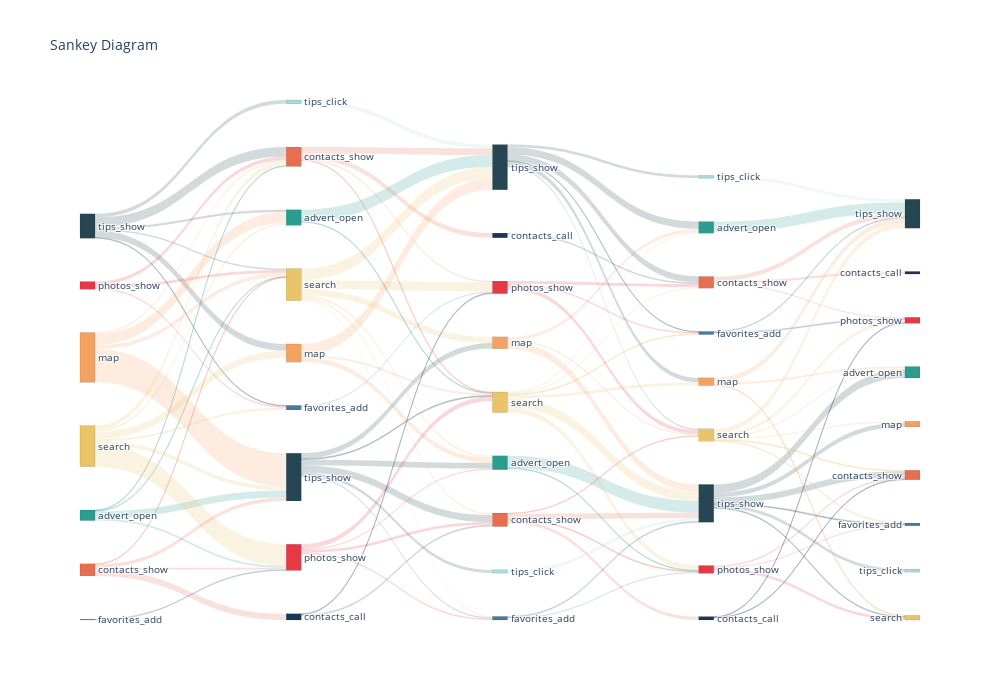

Notebook code for this chart:
### Code cell
def plot_senkey_diagram(data_dict=data_for_plot):    
    
    """
    Функция для генерации объекта диаграммы Сенкей 
    
    Args:
        data_dict (dict): словарь со списками данных для построения.
        
    Returns:
        plotly.graph_objs._figure.Figure: объект изображения.
    """
    
    fig = go.Figure(data=[go.Sankey(
        domain = dict(
          x =  [0,1],
          y =  [0,1]
        ),
        orientation = "h",
        valueformat = ".0f",
        node = dict(
          pad = 50,
          thickness = 15,
          line = dict(color = "black", width = 0.1),
          label = data_dict['labels'],
          color = data_dict['colors_labels']
        ),
        link = dict(
          source = data_dict['sources'],
          target = data_dict['targets'],
          value = data_dict['values'],
          label = data_dict['link_text'],
          color = data_dict['link_color']
      ))])
    fig.update_layout(title_text="Sankey Diagram", font_size=10, width=1000, height=700)
    
    # возвращаем объект диаграммы
    return fig
  

# сохраняем диаграмму в переменную
senkey_diagram = plot_senkey_diagram()
senkey_diagram.show()

### Figure 1 — Plotly figure (JSON) as saved in the notebook; plotly's stock layout.template omitted (floating-point values rounded to 4 significant figures)
{"data": [{"domain": {"x": [0, 1], "y": [0, 1]}, "link": {"color": ["rgba(42, 157, 143, 0.2)", "rgba(42, 157, 143, 0.2)", "rgba(42, 157, 143, 0.2)", "rgba(42, 157, 143, 0.2)", "rgba(38, 70, 83, 0.2)", "rgba(38, 70, 83, 0.2)", "rgba(38, 70, 83, 0.2)", "rgba(38, 70, 83, 0.2)", "rgba(38, 70, 83, 0.2)", "rgba(38, 70, 83, 0.2)", "rgba(233, 196, 106, 0.2)", "rgba(233, 196, 106, 0.2)", "rgba(233, 196, 106, 0.2)", "rgba(233, 196, 106, 0.2)", "rgba(233, 196, 106, 0.2)", "rgba(233, 196, 106, 0.2)", "rgba(244, 162, 97, 0.2)", "rgba(244, 162, 97, 0.2)", "rgba(244, 162, 97, 0.2)", "rgba(244, 162, 97, 0.2)", "rgba(231, 111, 81, 0.2)", "rgba(231, 111, 81, 0.2)", "rgba(231, 111, 81, 0.2)", "rgba(231, 111, 81, 0.2)", "rgba(230, 57, 70, 0.2)", "rgba(230, 57, 70, 0.2)", "rgba(230, 57, 70, 0.2)", "rgba(69, 123, 157, 0.2)", "rgba(38, 70, 83, 0.2)", "rgba(38, 70, 83, 0.2)", "rgba(38, 70, 83, 0.2)", "rgba(38, 70, 83, 0.2)", "rgba(38, 70, 83, 0.2)", "rgba(38, 70, 83, 0.2)", "rgba(233, 196, 106, 0.2)", "rgba(233, 196, 106, 0.2)", "rgba(233, 196, 106, 0.2)", "rgba(233, 196, 106, 0.2)", "rgba(233, 196, 106, 0.2)", "rgba(233, 196, 106, 0.2)", "rgba(244, 162, 97, 0.2)", "rgba(244, 162, 97, 0.2)", "rgba(244, 162, 97, 0.2)", "rgba(42, 157, 143, 0.2)", "rgba(42, 157, 143, 0.2)", "rgba(168, 218, 220, 0.2)", "rgba(230, 57, 70, 0.2)", "rgba(230, 57, 70, 0.2)", "rgba(230, 57, 70, 0.2)", "rgba(230, 57, 70, 0.2)", "rgba(29, 53, 87, 0.2)", "rgba(29, 53, 87, 0.2)", "rgba(231, 111, 81, 0.2)", "rgba(231, 111, 81, 0.2)", "rgba(231, 111, 81, 0.2)", "rgba(231, 111, 81, 0.2)", "rgba(69, 123, 157, 0.2)", "rgba(42, 157, 143, 0.2)", "rgba(42, 157, 143, 0.2)", "rgba(244, 162, 97, 0.2)", "rgba(244, 162, 97, 0.2)", "rgba(244, 162, 97, 0.2)", "rgba(38, 70, 83, 0.2)", "rgba(38, 70, 83, 0.2)", "rgba(38, 70, 83, 0.2)", "rgba(38, 70, 83, 0.2)", "rgba(38, 70, 83, 0.2)", "rgba(38, 70, 83, 0.2)", "rgba(233, 196, 106, 0.2)", "rgba(233, 196, 106, 0.2)", "rgba(233, 196, 106, 0.2)", "rgba(233, 196, 106, 0.2)", "rgba(233, 196, 106, 0.2)", "rgba(233, 196, 106, 0.2)", "rgba(231, 111, 81, 0.2)", "rgba(231, 111, 81, 0.2)", "rgba(231, 111, 81, 0.2)", "rgba(231, 111, 81, 0.2)", "rgba(230, 57, 70, 0.2)", "rgba(230, 57, 70, 0.2)", "rgba(230, 57, 70, 0.2)", "rgba(168, 218, 220, 0.2)", "rgba(29, 53, 87, 0.2)", "rgba(69, 123, 157, 0.2)", "rgba(69, 123, 157, 0.2)", "rgba(38, 70, 83, 0.2)", "rgba(38, 70, 83, 0.2)", "rgba(38, 70, 83, 0.2)", "rgba(38, 70, 83, 0.2)", "rgba(38, 70, 83, 0.2)", "rgba(38, 70, 83, 0.2)", "rgba(42, 157, 143, 0.2)", "rgba(231, 111, 81, 0.2)", "rgba(231, 111, 81, 0.2)", "rgba(231, 111, 81, 0.2)", "rgba(168, 218, 220, 0.2)", "rgba(69, 123, 157, 0.2)", "rgba(69, 123, 157, 0.2)", "rgba(230, 57, 70, 0.2)", "rgba(230, 57, 70, 0.2)", "rgba(230, 57, 70, 0.2)", "rgba(244, 162, 97, 0.2)", "rgba(244, 162, 97, 0.2)", "rgba(244, 162, 97, 0.2)", "rgba(29, 53, 87, 0.2)", "rgba(29, 53, 87, 0.2)", "rgba(233, 196, 106, 0.2)", "rgba(233, 196, 106, 0.2)", "rgba(233, 196, 106, 0.2)", "rgba(233, 196, 106, 0.2)", "rgba(233, 196, 106, 0.2)", "rgba(233, 196, 106, 0.2)"], "label": ["68.3%", "6.4%", "19.3%", "5.9%", "5.5%", "27.9%", "9.2%", "15.4%", "38.8%", "3.2%", "9.3%", "17.0%", "5.5%", "52.5%", "10.4%", "5.3%", "66.9%", "7.6%", "22.3%", "3.1%", "28.1%", "5.2%", "14.7%", "51.9%", "34.9%", "44.5%", "20.5%", "100.0%", "24.5%", "23.6%", "4.0%", "29.8%", "13.6%", "4.5%", "6.7%", "19.2%", "35.9%", "6.5%", "28.3%", "3.4%", "27.1%", "62.8%", "10.1%", "95.0%", "5.0%", "100.0%", "11.1%", "47.4%", "27.4%", "14.2%", "67.3%", "32.7%", "49.6%", "6.5%", "9.2%", "34.6%", "100.0%", "94.2%", "5.8%", "60.9%", "27.1%", "12.0%", "32.2%", "27.1%", "12.0%", "2.8%", "20.1%", "5.8%", "45.4%", "5.6%", "5.8%", "4.6%", "23.4%", "15.2%", "51.8%", "8.1%", "33.0%", "7.1%", "33.5%", "18.0%", "48.4%", "100.0%", "100.0%", "38.1%", "61.9%", "34.9%", "26.6%", "18.8%", "3.5%", "12.4%", "3.7%", "100.0%", "54.4%", "15.0%", "30.6%", "100.0%", "41.9%", "58.1%", "27.9%", "51.0%", "21.2%", "23.1%", "63.9%", "12.9%", "50.0%", "50.0%", "10.6%", "42.1%", "7.7%", "9.4%", "24.7%", "5.5%"], "source": [0, 0, 0, 0, 1, 1, 1, 1, 1, 1, 2, 2, 2, 2, 2, 2, 3, 3, 3, 3, 4, 4, 4, 4, 5, 5, 5, 7, 8, 8, 8, 8, 8, 8, 9, 9, 9, 9, 9, 9, 10, 10, 10, 11, 11, 12, 13, 13, 13, 13, 14, 14, 15, 15, 15, 15, 16, 17, 17, 18, 18, 18, 19, 19, 19, 19, 19, 19, 20, 20, 20, 20, 20, 20, 21, 21, 21, 21, 22, 22, 22, 23, 24, 25, 25, 26, 26, 26, 26, 26, 26, 27, 28, 28, 28, 29, 30, 30, 31, 31, 31, 32, 32, 32, 33, 33, 34, 34, 34, 34, 34, 34], "target": [8, 9, 13, 15, 9, 10, 11, 12, 15, 16, 8, 10, 11, 13, 15, 16, 8, 9, 11, 15, 8, 9, 13, 14, 9, 15, 16, 13, 17, 18, 20, 21, 23, 25, 17, 18, 19, 21, 22, 25, 17, 19, 20, 19, 20, 19, 17, 20, 21, 25, 21, 22, 19, 20, 22, 24, 22, 26, 31, 26, 27, 34, 27, 28, 29, 30, 32, 34, 26, 27, 28, 30, 31, 32, 26, 31, 33, 34, 28, 30, 34, 26, 28, 26, 31, 35, 37, 38, 39, 41, 42, 36, 36, 40, 43, 36, 36, 40, 37, 39, 42, 35, 36, 39, 37, 40, 35, 36, 37, 38, 40, 42], "value": [138, 13, 39, 12, 26, 131, 43, 72, 182, 15, 73, 134, 43, 414, 82, 42, 640, 73, 213, 30, 65, 12, 34, 120, 51, 65, 30, 15, 110, 106, 18, 134, 61, 20, 41, 118, 221, 40, 174, 21, 94, 218, 35, 227, 12, 72, 21, 90, 52, 27, 33, 16, 129, 17, 24, 90, 26, 229, 14, 137, 61, 27, 139, 117, 52, 12, 87, 25, 179, 22, 23, 18, 92, 60, 102, 16, 65, 14, 54, 29, 78, 63, 29, 16, 26, 160, 122, 86, 16, 57, 17, 205, 87, 24, 49, 56, 13, 18, 29, 53, 22, 34, 94, 19, 13, 13, 25, 99, 18, 22, 58, 13]}, "node": {"color": ["rgba(42, 157, 143, 1)", "rgba(38, 70, 83, 1)", "rgba(233, 196, 106, 1)", "rgba(244, 162, 97, 1)", "rgba(231, 111, 81, 1)", "rgba(230, 57, 70, 1)", "rgba(168, 218, 220, 1)", "rgba(69, 123, 157, 1)", "rgba(38, 70, 83, 1)", "rgba(233, 196, 106, 1)", "rgba(244, 162, 97, 1)", "rgba(42, 157, 143, 1)", "rgba(168, 218, 220, 1)", "rgba(230, 57, 70, 1)", "rgba(29, 53, 87, 1)", "rgba(231, 111, 81, 1)", "rgba(69, 123, 157, 1)", "rgba(42, 157, 143, 1)", "rgba(244, 162, 97, 1)", "rgba(38, 70, 83, 1)", "rgba(233, 196, 106, 1)", "rgba(231, 111, 81, 1)", "rgba(230, 57, 70, 1)", "rgba(168, 218, 220, 1)", "rgba(29, 53, 87, 1)", "rgba(69, 123, 157, 1)", "rgba(38, 70, 83, 1)", "rgba(42, 157, 143, 1)", "rgba(231, 111, 81, 1)", "rgba(168, 218, 220, 1)", "rgba(69, 123, 157, 1)", "rgba(230, 57, 70, 1)", "rgba(244, 162, 97, 1)", "rgba(29, 53, 87, 1)", "rgba(233, 196, 106, 1)", "rgba(42, 157, 143, 1)", "rgba(38, 70, 83, 1)", "rgba(231, 111, 81, 1)", "rgba(244, 162, 97, 1)", "rgba(233, 196, 106, 1)", "rgba(230, 57, 70, 1)", "rgba(168, 218, 220, 1)", "rgba(69, 123, 157, 1)", "rgba(29, 53, 87, 1)"], "label": ["advert_open", "tips_show", "search", "map", "contacts_show", "photos_show", "tips_click", "favorites_add", "tips_show", "search", "map", "advert_open", "tips_click", "photos_show", "contacts_call", "contacts_show", "favorites_add", "advert_open", "map", "tips_show", "search", "contacts_show", "photos_show", "tips_click", "contacts_call", "favorites_add", "tips_show", "advert_open", "contacts_show", "tips_click", "favorites_add", "photos_show", "map", "contacts_call", "search", "advert_open", "tips_show", "contacts_show", "map", "search", "photos_show", "tips_click", "favorites_add", "contacts_call"], "line": {"color": "black", "width": 0.1}, "pad": 50, "thickness": 15}, "orientation": "h", "type": "sankey", "valueformat": ".0f"}], "layout": {"font": {"size": 10}, "height": 700, "title": {"text": "Sankey Diagram"}, "width": 1000}}
